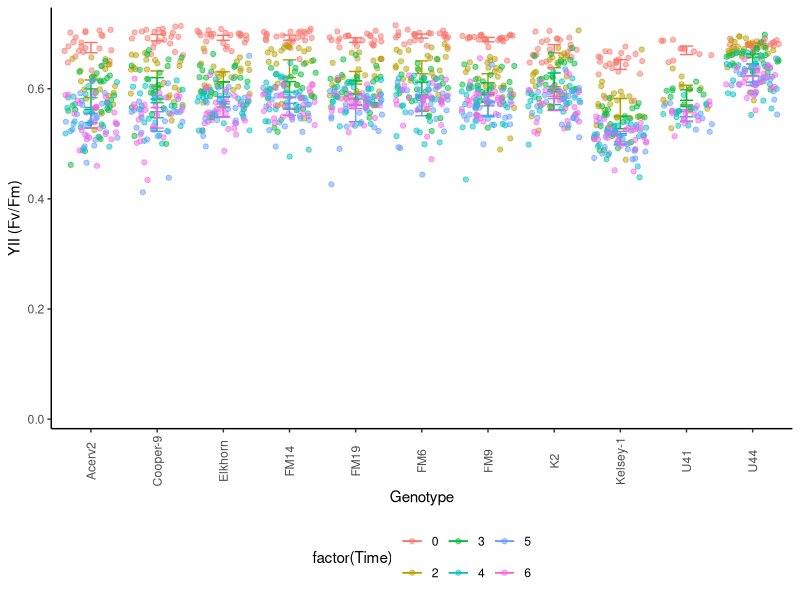
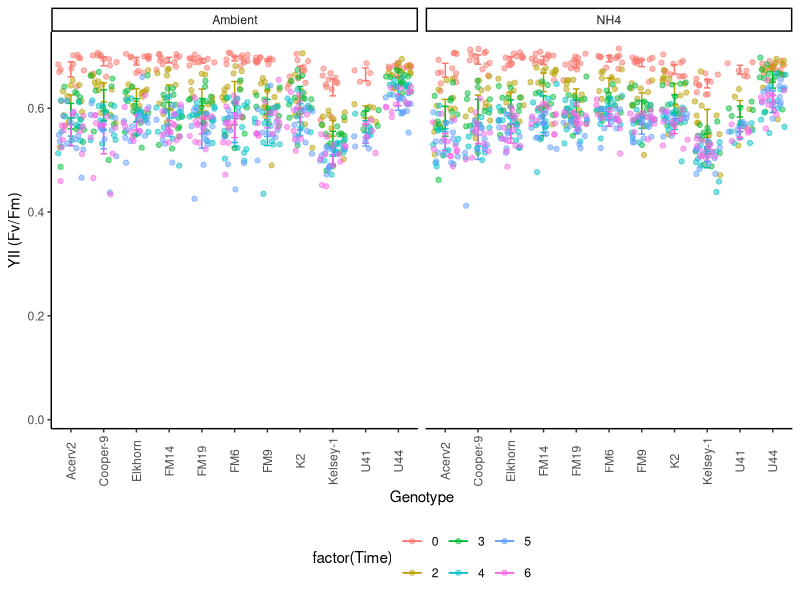
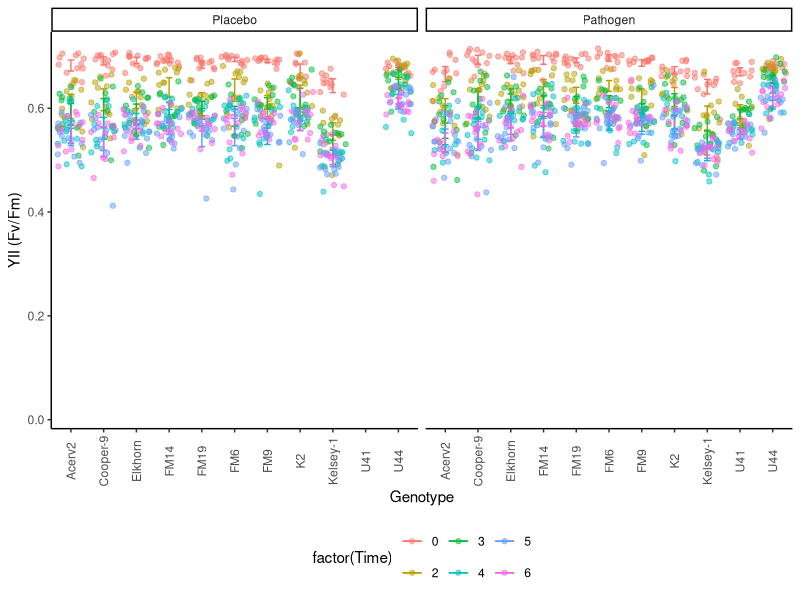
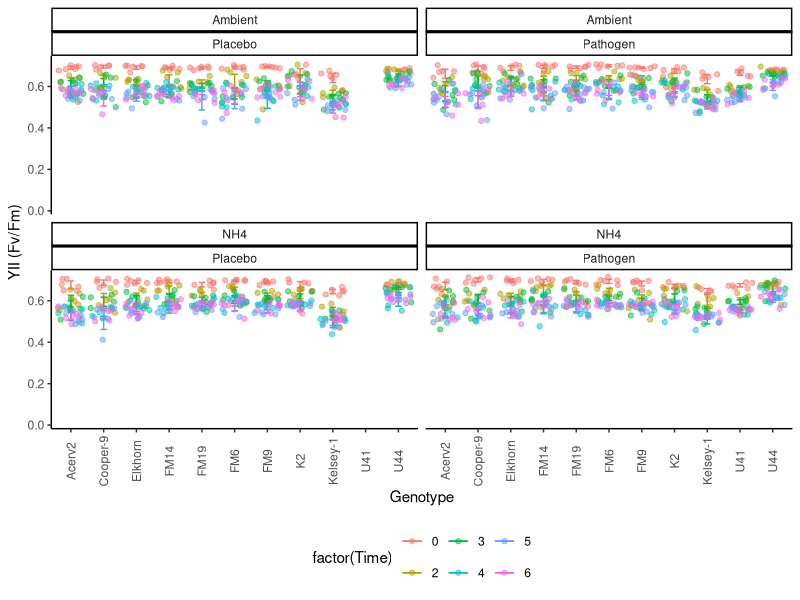
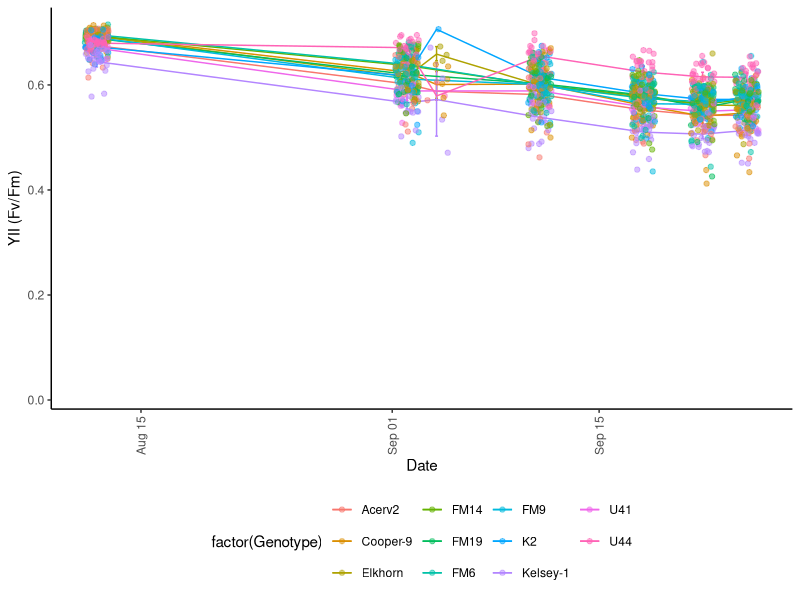
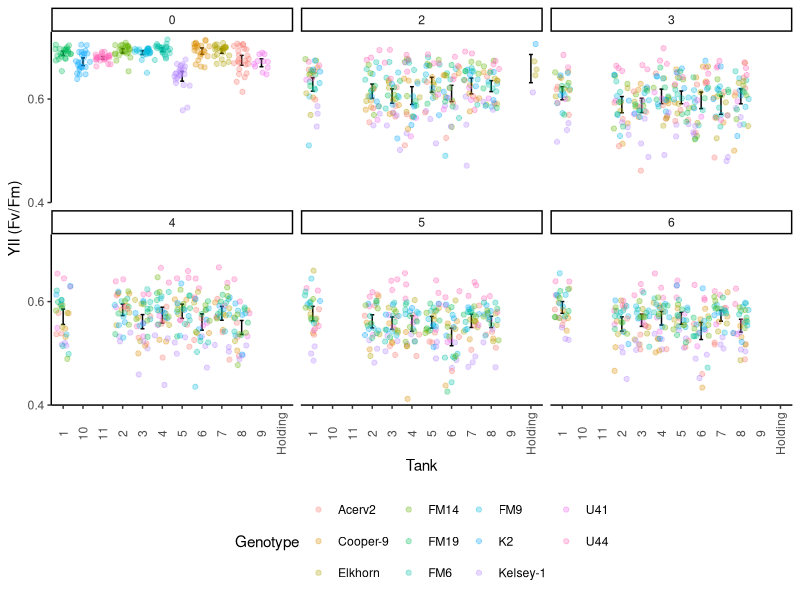
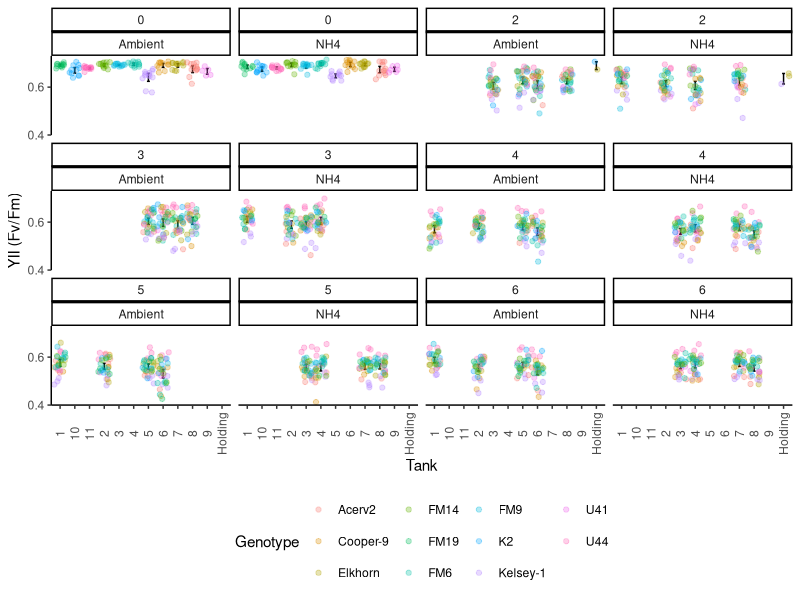
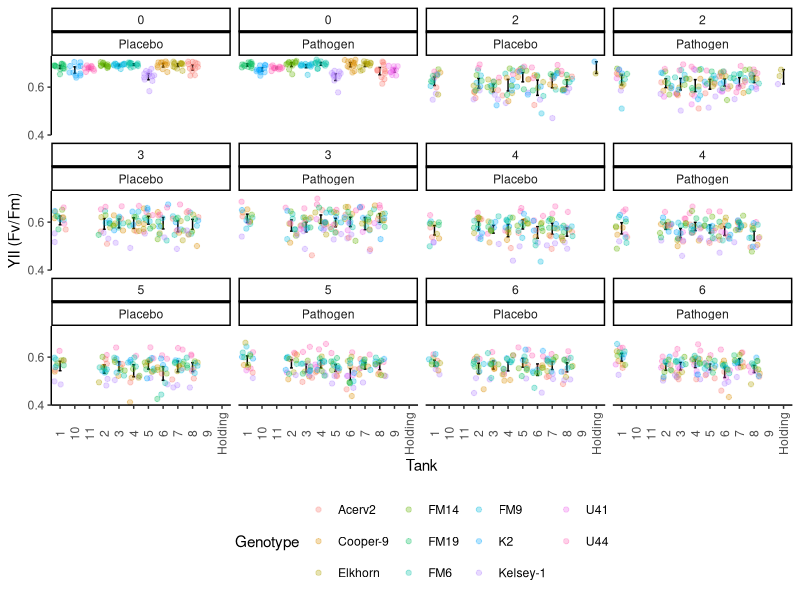

The R script that drew these images, in order: (Note: this script raises an error after producing the figures.)
## ---- chunk 1
knitr::opts_chunk$set(echo = TRUE, warning=FALSE, message=FALSE, fig.width=7, fig.height=7 )
## ---- chunk 2

# Get all libraries and sources required to run the script

library(dplyr)
library(plyr)
library(reshape2)
library(ggplot2)
library(ggthemes)

theme_set (theme_classic() + theme(panel.grid.major = element_blank(),
                              panel.grid.minor = element_blank(), 
                              axis.line = element_line(colour = "black"),
                              legend.position="none",
                              axis.text.x = element_text(angle = 90, vjust = 0.5),
                              plot.title = element_text(size=12, face="bold"),
                              #panel.border = element_rect(colour = "black", fill=NA, size=1)
                              panel.border = element_blank()
                              ))
## ---- chunk 3

# 1. Import data: 

  # Long format Ssid YII
    YII.Tall<-read.csv("Data/YII_tall.csv")

  # Wide format 
    # YII.wide<- YII.Tall<-readRDS("Data/YII.Wide.rds")
    # YII.Wide<-read.csv("Data/YII_Wide.csv")
  
  #summary(YII.Tall)


# 2. Data clean-up an types: 
  
  # Variable types 
    #YII.nutrients$Time <- as.factor(YII.nutrients$Time)
    YII.Tall$Time<-as.numeric(YII.Tall$Time)
    YII.Tall$Date<-as.Date(YII.Tall$Date, "%Y-%m-%d")
    YII.Tall$Days<-(as.numeric(YII.Tall$Date)-18486)
  
  # Remove-unused data    
    Extras <- YII.Tall[which (YII.Tall$Nutrients=="Extra"), ]
    YII.Tall <- droplevels(YII.Tall[!rownames(YII.Tall) %in%
                                        rownames(Extras), ])
    
    Error <- YII.Tall[which (YII.Tall$YII==0), ]
    YII.Tall <- droplevels(YII.Tall[!rownames(YII.Tall) %in%
                                        rownames(Error), ])
  # Treatments
    YII.Tall$Nutrients<-factor(YII.Tall$Nutrients, 
                             levels= c("Ambient", "NH4"), ordered=TRUE)
    YII.Tall$Disease<-factor(YII.Tall$Disease, 
                             levels= c("Placebo", "Pathogen"), ordered=TRUE)
  # Replicates
    YII.Tall$Tank<-factor(YII.Tall$Tank, ordered=FALSE)
    YII.Tall$Genotype<-factor(YII.Tall$Genotype, ordered=FALSE)
  
  summary(YII.Tall)

# Subset data  
YII.CRF<-YII.Tall[which(YII.Tall$Genotype=='K2'|
                      YII.Tall$Genotype=='U41'|
                      YII.Tall$Genotype=='U44'), ]

YII.UM<-YII.Tall[which(YII.Tall$Genotype=='Acerv2'|
                      YII.Tall$Genotype=='Cooper-9'|
                      YII.Tall$Genotype=='Elkhorn'|
                      YII.Tall$Genotype=='Kelsey-1'), ]

YII.FWC<-YII.Tall[which(YII.Tall$Genotype=='FM14'|
                      YII.Tall$Genotype=='FM6'|
                      YII.Tall$Genotype=='FM9'), ]
## ---- chunk 4
# Genotype

YII_Genet<- ggplot(YII.Tall, aes (Genotype, YII, colour=factor(Time))) +
  stat_summary(fun.data = "mean_cl_boot",geom = "errorbar", width = 0.2 )+
  stat_summary(fun.y=mean, geom="line") + 
  geom_jitter(alpha=0.5)+ theme(legend.position = "bottom")+
  scale_y_continuous(limits = c(0, .73),
                         breaks = seq(0, 0.7,0.2),  
                         expand = c(0.01, 0.01),
                         name=("YII (Fv/Fm)"))
  
YII_Genet

YII_Genet+ facet_wrap(~Nutrients)
YII_Genet+ facet_wrap(~Disease)
YII_Genet+ facet_wrap(Nutrients~Disease)


YII_Genet<- ggplot(YII.Tall, aes (Date, YII, colour=factor(Genotype))) +
  stat_summary(fun.data = "mean_cl_boot",geom = "errorbar", width = 0.2 )+
  stat_summary(fun.y=mean, geom="line") + 
  geom_jitter(alpha=0.5)+ theme(legend.position = "bottom")+
  scale_y_continuous(limits = c(0, .73),
                         breaks = seq(0, 0.7,0.2),  
                         expand = c(0.01, 0.01),
                         name=("YII (Fv/Fm)"))
YII_Genet
## ---- chunk 5
YII_Tank<- ggplot(YII.Tall, aes (Tank, YII)) +
  stat_summary(fun.data = "mean_cl_boot",geom = "errorbar", width = 0.2 )+
  stat_summary(fun.y=mean, geom="line") + 
  scale_y_continuous(limits = c(0.4, .73),
                         breaks = seq(0, 0.7,0.2),  
                         expand = c(0, 0),
                         name=("YII (Fv/Fm)"))+
  geom_jitter(aes(colour=Genotype), alpha=0.3)+
  facet_wrap(~Time) +
  theme(legend.position = "bottom")
YII_Tank

YII_Tank+ facet_wrap(Time~Nutrients)
YII_Tank+ facet_wrap(Time~Disease)
## ---- chunk 6
YII_Frag<- ggplot(YII.Tall, aes (Date, YII, group=(Fragment),
                                    colour=factor(Genotype))) + 
      geom_line()+
      
     scale_y_continuous(limits = c(0.4, .73),
                         breaks = seq(0, 0.7,0.2),  
                         expand = c(0, 0),
                         name=("YII (Fv/Fm)"))+
    
    theme(legend.position="bottom",
        legend.title = element_blank(), 
        strip.background =element_rect(fill=NA)) 
YII_Frag+facet_wrap(~Genotype)
## ---- chunk 7
YII_Disease<- ggplot(YII.Tall, aes (Disease, YII)) +
  stat_summary(fun.data = "mean_cl_boot",geom = "errorbar", width = 0.2 )+
  stat_summary(fun.y=mean, geom="line") + 
  scale_y_continuous(limits = c(0.4, .73),
                         breaks = seq(0, 0.7,0.2),  
                         expand = c(0, 0),
                         name=("YII (Fv/Fm)"))+
  geom_jitter(aes(colour=Genotype), alpha=0.3)+
  facet_wrap(~Time) +
  theme(legend.position = "bottom")
YII_Disease

YII_Tank+ facet_wrap(Time~Nutrients)
YII_Tank+ facet_wrap(Time~Disease)

## ---- chunk 8

YII_Genotype<- ggplot(YII.Tall, aes (Date, YII, colour=factor(Nutrients))) +
  stat_summary(fun.data = "mean_cl_boot",geom = "errorbar", width = 0.2 )+
  stat_summary(fun.y=mean, geom="line")
YII_Genotype +  facet_grid (~Disease)
YII_Genotype +  facet_wrap(~Genotype)

YII_Genotype<- ggplot(YII.Tall, aes (Time, YII, colour=factor(Nutrients))) +
  stat_summary(fun.data = "mean_cl_boot",geom = "errorbar", width = 0.2 )+
  stat_summary(fun.y=mean, geom="line")
YII_Genotype + facet_grid (Genotype~.)

YII_Genotype<- ggplot(YII.Tall, aes (Time, YII, colour=factor(Fragment))) +
  # stat_summary(fun.data = "mean_cl_boot",geom = "errorbar", width = 0.2 )+
  #stat_summary(fun.y=mean, geom="point", size =3, alpha=0.5) +
  stat_summary(fun.y=mean, geom="line") +   theme_gdocs()
YII_Genotype + ylim(0.2, 0.65) + facet_grid (Genotype~Nutrients) + theme(legend.position="none")
  # xlim(as.Date(c("2017-11-01", "2018-02-30")))

# Nutrients

YII_Treat<- ggplot(YII.Tall, aes (Date, YII, colour=factor(Nutrients))) +   stat_summary(fun.data = "mean_cl_boot",geom = "errorbar", width = 0.2)+
  stat_summary(fun.y=mean, geom="point", size =3, alpha=0.5) +
  stat_summary(fun.y=mean, geom="line") + theme_gdocs()
YII_Treat  + ylim(0.2, 0.7) #+ xlim(as.Date(c("2017-11-01", "2018-01-20"))) +
   #facet_grid (~Replicate)  #+ geom_jitter()

YII_Date <- ggplot(YII.Tall, aes (Nutrients, YII, colour=factor(Nutrients))) +
  stat_summary(fun.data = "mean_cl_boot",geom = "errorbar", width = 0.2)+
  stat_summary(fun.y=mean, geom="point", size =3, alpha=0.5) +
  theme_gdocs() 
YII_Date + facet_grid (Genotype~Date) + theme(legend.position="none")

## ---- chunk 9

# After nutrients 

YII.nutrients<-YII.Tall[which(YII.Tall$Time>4),]

YII_Genotype<- ggplot(YII.nutrients, aes (Date, YII, colour=factor(Genotype))) +
  stat_summary(fun.data = "mean_cl_boot",geom = "errorbar", width = 0.2 )+
  #stat_summary(fun.y=mean, geom="point", size =3, alpha=0.5) +
  stat_summary(fun.y=mean, geom="line") +   theme_gdocs()
YII_Genotype + ylim(0.2, 0.7) + facet_grid (Nutrients~.)

YII_Nut<- ggplot(YII.nutrients, aes (Date, YII, colour=factor(Nutrients))) +
  stat_summary(fun.data = "mean_cl_boot",geom = "errorbar", width = 0.2 )+
  stat_summary(fun.y=mean, geom="point", size =3, alpha=0.5) +
  stat_summary(fun.y=mean, geom="line") +   theme_gdocs()
YII_Nut + ylim(0.2, 0.7) +  facet_wrap (~Genotype) 

YII_Nut<- ggplot(YII.nutrients, aes (Date, YII, colour=factor(Nutrients))) +
  stat_summary(fun.data = "mean_cl_boot",geom = "errorbar", width = 0.2 )+
  stat_summary(fun.y=mean, geom="point", size =3, alpha=0.5) +
  stat_summary(fun.y=mean, geom="line") +   theme_gdocs()
YII_Nut + ylim(0.2, 0.7)


YII_Date_Nut<- ggplot(YII.nutrients, aes (Nutrients, YII, colour=factor(Nutrients))) +
  stat_summary(fun.data = "mean_cl_boot",geom = "errorbar", width = 0.2 )+
  stat_summary(fun.y=mean, geom="point", size =3, alpha=0.5) +
  stat_summary(fun.y=mean, geom="line") +   theme_gdocs()
YII_Date_Nut + ylim(0.2, 0.7) +   facet_grid (~Date) 
  # + xlim(as.Date(c("2017-11-01", "2018-01-20")))


YII_VariationOverTime <- ggplot(YII.Tall, aes (Time, YII, colour=factor(Genotype)))+ 
  geom_point() + facet_wrap (~Nutrients)

library(lattice)
xyplot(YII ~ Time | Nutrients, data=YII.nutrients, type=c("p", "r"), ylim=c(0.0, 0.7))
## ---- chunk 10

Survivors  <- YII.nutrients[, c("Fragment", "Days", "Genotype", "Nutrients")]
  library(plyr)
  SurvivorsFrecuency<-as.data.frame(xtabs(~ Days + Nutrients, Survivors))
  write.csv(SurvivorsFrecuency, "SurvivorsFrecuency.csv")

YII_Genotype<- ggplot(YII.nutrients, aes (Days, YII, colour=factor(Genotype))) +
  stat_summary(fun.data = "mean_cl_boot",geom = "errorbar", width = 0.2 )+
  #stat_summary(fun.y=mean, geom="point", size =3, alpha=0.5) +
  stat_summary(fun.y=mean, geom="line") +   theme_gdocs()
YII_Genotype + ylim(0.45, 0.65) + facet_grid (~Nutrients)

YII_Nutrients<- ggplot(YII.nutrients, aes (Days, YII, colour=Nutrients)) +
  stat_summary(fun.data = "mean_cl_boot",geom = "errorbar", 
               width = 0.2, position = position_dodge(width = 2) )+
  #stat_summary(fun.y=mean, geom="point", size =3, alpha=0.5) +
  stat_summary(fun.y=mean, geom="line") +   theme_bw () + ggtitle("B.")+
  theme(plot.background=element_blank(), 
            panel.border = element_blank(),
            axis.line = element_line(colour = "black"),
            panel.grid.major = element_blank(),
            panel.grid.minor = element_blank(),
            legend.position="bottom",
            strip.background = element_rect(fill="white")) +
      annotate("rect", xmin= 2, xmax = 91,
               ymin = 0.1, ymax =0.2, fill="blue", alpha = .04)+
      annotate("rect", xmin= 79, xmax = 90,
               ymin = 0.1, ymax = .7, fill="orange", alpha = .04)+
      annotate("rect", xmin= 90, xmax = 113,
               ymin = 0.1, ymax = 0.7, fill="red", alpha = .04)+
       scale_y_continuous(limits = c(0.1, 0.7),
                         breaks = seq(0.2, 0.6,0.2),  
                         expand = c(0, 0),
                         name=("YII (Fv/Fm)")) +
      scale_x_continuous(name="Days in the experiment",
                         limits = c(-2,115),
                         breaks = seq(0, 110, 15),  
                         expand = c(0, 0)) + 
    facet_grid (Genotype~., labeller = labeller(Genotype=c(`Green` = "A.cer_1", 
                                    `Green and Orange` = "A.cer_2",
                                    `Orange` = "A.cer_3", 
                                    `Red and Orange` = "A.cer_4",
                                    `Red and Yellow` = "A.cer_5")))
YII_Nutrients 

    ggsave(file="5.3B_YII.svg", plot=YII_Nutrients, width=3.0, height=6)
    ggsave(file="5.3B_YII_NOGenotype.svg", plot=YII_Nutrients, width=3.0, height=3)


# Libraries 
  library(lme4)
  library(multcomp)
  library(multcompView)
  library(lsmeans)
      library(emmeans)
  library(effects)
  library(lmerTest)

# More complex model 
    
YII.nutrients<-subset(YII.nutrients, Days<120)
YII.nutrients$DayF<-as.factor(YII.nutrients$Days)

LM_1 <- lmer(YII ~ Nutrients * DayF + 
                             (1|Genotype/Fragment), REML=TRUE, data= YII.nutrients)

step(LM_1)
LM_2 <- lmer(YII ~ Nutrients * Days + 
                             (Nutrients|Genotype), REML=TRUE,  data= YII.nutrients)
 
LM_3 <- lmer(YII ~ Nutrients * Days + 
                             (1|Genotype), REML=TRUE, data= YII.nutrients)
 
LM_4 <- lm(YII ~ Nutrients * Days, REML = FALSE, data= YII.nutrients)

# Select model

anova(LM_1, LM_2, refit=FALSE)
anova(LM_2, LM_3, refit=FALSE)
anova(LM_3, LM_4)
 
# Final mdel 
LM_Nutrients_Days<-lmer(YII ~ Nutrients * Days + 
                             (Nutrients|Genotype), data= YII.nutrients)
  anova(LM_1)
  summary(LM_1)
  coef(LM_1)
  fitted(LM_1)
      
      layout(matrix(1:4,2,2))  
      plot(LM_1)  
      
plot(Effect(c("Nutrients","DayF"), LM_1), x.var="DayF", multiline=T, ci.style="bars")

#  Pair-wise comparisons
cld(emmeans(LM_1, "Nutrients"))
YIIAcerEmm<-cld(emmeans(LM_1, specs = c("Nutrients", "DayF")))
write.csv(YIIAcerEmm, "YIIAcerEmm.csv")

## ---- chunk 11


# Last Data Point before nutrients 

  lastYII_BN<-ggplot (YII.Wide, aes(Genotype.5, YII.5, colour=factor(Nutrients.5)))
  lastYII_BN + stat_summary(fun.data = "mean_cl_boot",geom = "errorbar", width = 0.2)+
     stat_summary(fun.y=mean, geom="point", size =3, alpha=0.5) + theme_gdocs()
  
  LM_TC_B<-lm(YII.5~Nutrients.5*Genotype.5, data = YII.Wide)
  
  anova(LM_TC_B)
  TukeyHSD(aov(LM_TC_B))
  
  cld(lsmeans(LM_TC_B, "Nutrients.5"))
  cld(lsmeans(LM_TC_B, "Genotype.5"))
  cld(lsmeans(LM_TC_B, specs = c("Nutrients.5", "Genotype.5")))

# Last Data Point After nutrients 

lastYII_BN<-ggplot (YII.Wide, aes(Genotype.13, YII.13, colour=factor(Nutrients.13)))
  lastYII_BN + stat_summary(fun.data = "mean_cl_boot",geom = "errorbar", width = 0.2)+
     stat_summary(fun.y=mean, geom="point", size =3, alpha=0.12) + theme_gdocs()
  
  LM_TC_B<-lm(YII.12~Nutrients.12*Genotype.12, data = YII.Wide)
  
  anova(LM_TC_B)
  TukeyHSD(aov(LM_TC_B))
  
  cld(lsmeans(LM_TC_B, "Nutrients.12"))
  cld(lsmeans(LM_TC_B, "Genotype.12"))
  cld(lsmeans(LM_TC_B, specs = c("Nutrients.12", "Genotype.12")))

## ---- chunk 12
# Creates bibliography 
#knitr::write_bib(c(.packages()), "packages.bib")
